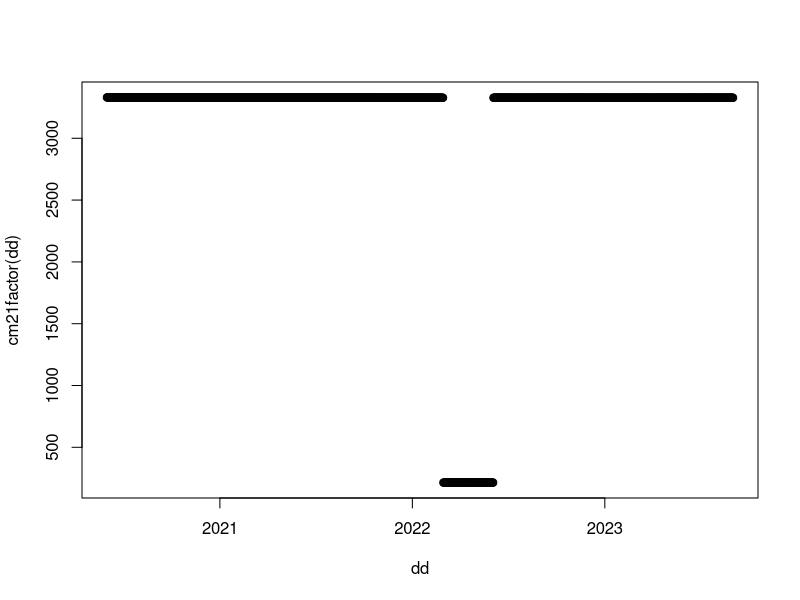
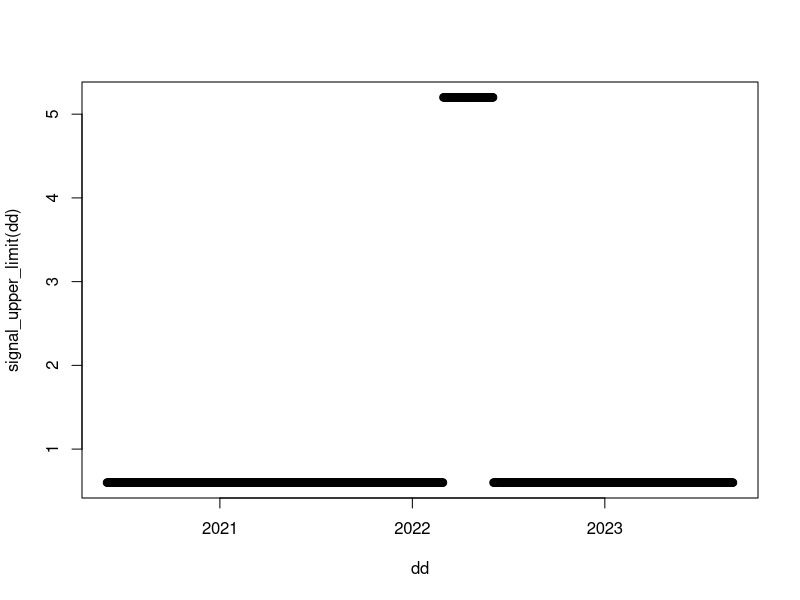

Source code (R) for these figures, in order:
# /* Copyright (C) 2020-2023 Athanasios Natsis <natsisphysicist@gmail.com> */

#### Functions including the calibration factors of the instruments and the acquisition system.

Sys.setenv(TZ = "UTC")


####  Check input date help function  ####
is.POSIXct <- function(x) inherits(x, "POSIXct")

####  Calibration values from CM21_caldata_06.txt  ####
cm21_calibration_data <- matrix(
       c( "1991-01-01 00:00:00", 11.98E-6, 0.5E-2,
          "1995-10-21 00:00:00", 11.98E-6,   2E-2,
          "1995-11-02 00:00:00", 11.98E-6,   1E-2, ## <- this is correct!!!
          "2004-07-01 00:00:00", 11.98E-6,   4E-2, ## <- this is correct!!!
          "2005-12-05 00:00:00", 11.99E-6,   4E-2,
          "2011-12-30 00:00:00", 11.96E-6,   4E-2,
          "2012-01-31 00:00:00", 11.96E-6,   4E-2,
          "2022-02-28 11:44:00", 12.02E-6,   4E-2, ## Replay future calibration to gap the span
          "2022-02-28 11:45:00", 46.63E-4, 	    1, ## Start using INCLINED CM-21 data
          "2022-06-03 08:44:00", 46.63E-4, 	    1, ## Replay INCLINED CM-21 calibration factor to gap the span
          "2022-06-03 08:45:00", 12.02E-6,   4E-2, ## Normal use of calibrated HORIZONTAL CM-21
          NULL),
       byrow = TRUE,
       ncol = 3)


## Format to data frame
cm21_calibration_data <- data.frame(Date        = as.POSIXct(cm21_calibration_data[,1]),
                                    Sensitivity = as.numeric(cm21_calibration_data[,2]),
                                    Gain        = as.numeric(cm21_calibration_data[,3]))

####  Interpolation functions with extend to right rule  ####
cm21_sensitivity <- approxfun( x      = cm21_calibration_data$Date,
                               y      = cm21_calibration_data$Sensitivity,
                               rule   = 1:2  )

cm21_gain        <- approxfun( x      = cm21_calibration_data$Date,
                               y      = cm21_calibration_data$Gain,
                               method = "constant",
                               rule   = 1:2  )


#'
#' Conversion factor from volt to watt for CM-21
#'
#' @details      This uses both the sensitivity of the instruments and
#'               the gain factor of the measurement device.
#'
#' @param  date  POSIXct date input for the conversion factor
#'
#' @return (numeric) Conversion factor
#'
#' @export
cm21factor <- function(date) {
    if (is.POSIXct(date)) {
        return( cm21_gain(date) / cm21_sensitivity(date) )
    } else {
        stop("input must be POSIXct.\n you gave : ",date)
    }
}



####  Set possible signal range on acquisition  ####
##
## Be careful !! those values are used to define an envelope for the accepted
## range ot the dark signal.
##
signal_physical_limits <- matrix(
    c( "1991-01-01 00:00:00", -1.0,       5.0,
       "1995-10-21 00:00:00", -0.4,       1.2,
       "1995-11-02 00:00:00", -0.6,       2.5,
       "2004-07-01 00:00:00", -0.2,       0.6,
       "2004-07-03 00:00:00", -0.2 + 2.5, 0.6 + 2.5, ## there is a +2.5V overall signal offset
       "2004-07-22 00:00:00", -0.2,       0.6,
       "2005-12-05 00:00:00", -0.2,       0.6,
       "2011-12-30 00:00:00", -0.2,       0.6,
       "2012-01-31 00:00:00", -0.2,       0.6,
       "2022-02-28 11:45:00", -0.5, 	  5.2,
       "2022-06-04 00:00:00", -0.2,       0.6,
       NULL
        ),    byrow = TRUE,
    ncol = 3)

## Format to data frame
signal_physical_limits <- data.frame(Date      = as.POSIXct(signal_physical_limits[,1]),
                                     Lower_lim = as.numeric(signal_physical_limits[,2]),
                                     Upper_lim = as.numeric(signal_physical_limits[,3]))

# cm21factor(signal_physical_limits$Date) * signal_physical_limits$Lower_lim
# cm21factor(signal_physical_limits$Date) * signal_physical_limits$Upper_lim

signal_physical_limits$Lower_radiation_lim <- cm21factor(signal_physical_limits$Date) * signal_physical_limits$Lower_lim
signal_physical_limits$Upper_radiation_lim <- cm21factor(signal_physical_limits$Date) * signal_physical_limits$Upper_lim


####  Functions to get upper and lower limit for acquisition signal  ####
signal_lower_limit <- approxfun(x      = signal_physical_limits$Date,
                                y      = signal_physical_limits$Lower_lim,
                                method = "constant",
                                rule   = 1:2  )

signal_upper_limit <- approxfun(x      = signal_physical_limits$Date,
                                y      = signal_physical_limits$Upper_lim,
                                method = "constant",
                                rule   = 1:2  )


dd <- seq.POSIXt(as.POSIXct("2020-06-01"), as.POSIXct("2023-09-01"), by = "day")
plot(dd, cm21factor(dd))
plot(dd, signal_upper_limit(dd))
(signal_lower_limit(dd) + (signal_upper_limit(dd) - signal_lower_limit(dd)) * 0.3)
signal_lower_limit(dd) * cm21factor(dd)
